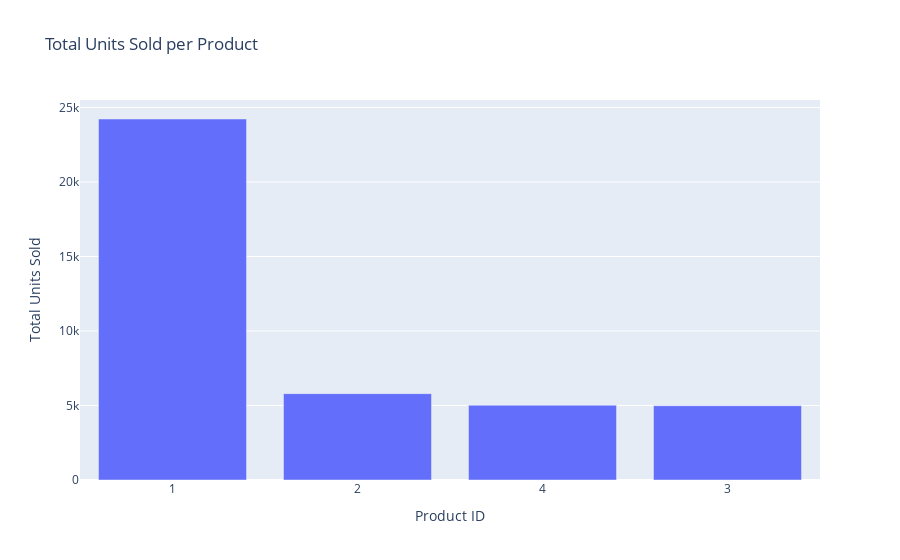

This figure's notebook cell:
### Code cell
import plotly.express as px

fig = px.bar(
    product_sales,
    x=product_sales["product_id"].astype(str),
    y="total_units_sold",
    title="Total Units Sold per Product",
    labels={
        "x": "Product ID",
        "total_units_sold": "Total Units Sold"
    },
    color_discrete_sequence=["Light Blue"]   
)

fig.show()

### Figure 1 — Plotly figure (JSON) as saved in the notebook; plotly's stock layout.template omitted (floating-point values rounded to 4 significant figures)
{"data": [{"hovertemplate": "Product ID=%{x}<br>Total Units Sold=%{y}<extra></extra>", "legendgroup": "", "marker": {"color": "Light Blue", "pattern": {"shape": ""}}, "name": "", "orientation": "v", "showlegend": false, "textposition": "auto", "type": "bar", "x": ["1", "2", "4", "3"], "xaxis": "x", "y": [24226, 5796, 5018, 4985], "yaxis": "y"}], "layout": {"barmode": "relative", "legend": {"tracegroupgap": 0}, "title": {"text": "Total Units Sold per Product"}, "xaxis": {"anchor": "y", "domain": [0, 1], "title": {"text": "Product ID"}}, "yaxis": {"anchor": "x", "domain": [0, 1], "title": {"text": "Total Units Sold"}}}}
